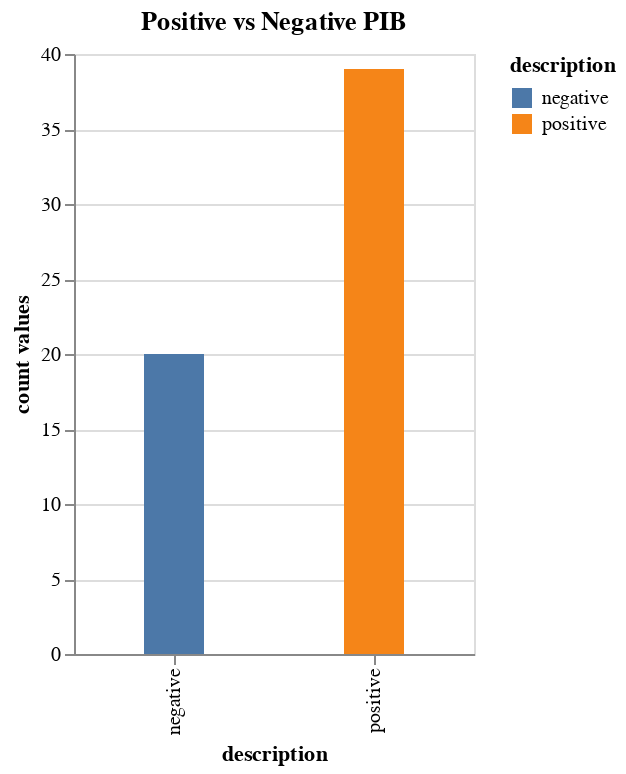

The notebook cell this image was saved under:
### Code cell
alt.Chart(df_pn).mark_bar(size=30).encode(
x='description',
y=alt.Y('value',title='count values'),
color='description'
).properties(width=alt.Step(100),title='Positive vs Negative PIB')

### Figure 1 — Vega-Lite specification as saved in the notebook (floating-point values rounded to 4 significant figures)
{"config": {"view": {"continuousWidth": 400, "continuousHeight": 300}}, "data": {"name": "data-c81ae58a751ee671d2d63e816e543558"}, "mark": {"type": "bar", "size": 30}, "encoding": {"color": {"type": "nominal", "field": "description"}, "x": {"type": "nominal", "field": "description"}, "y": {"type": "quantitative", "field": "value", "title": "count values"}}, "title": "Positive vs Negative PIB", "width": {"step": 100}, "$schema": "https://vega.github.io/schema/vega-lite/v4.8.1.json", "datasets": {"data-c81ae58a751ee671d2d63e816e543558": [{"description": "positive", "value": 39}, {"description": "negative", "value": 20}]}}
